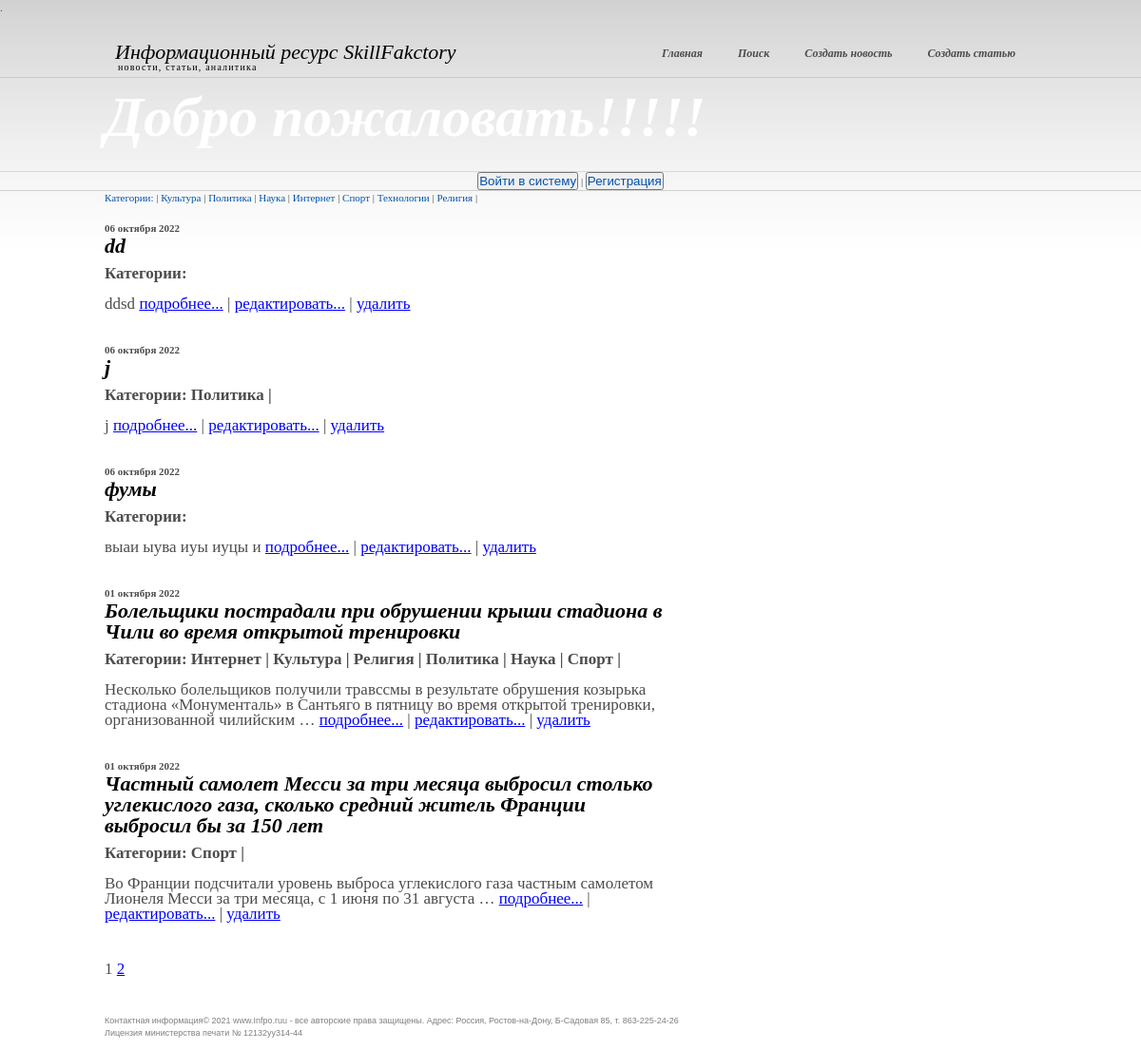
Before: /home/ with the older database file.
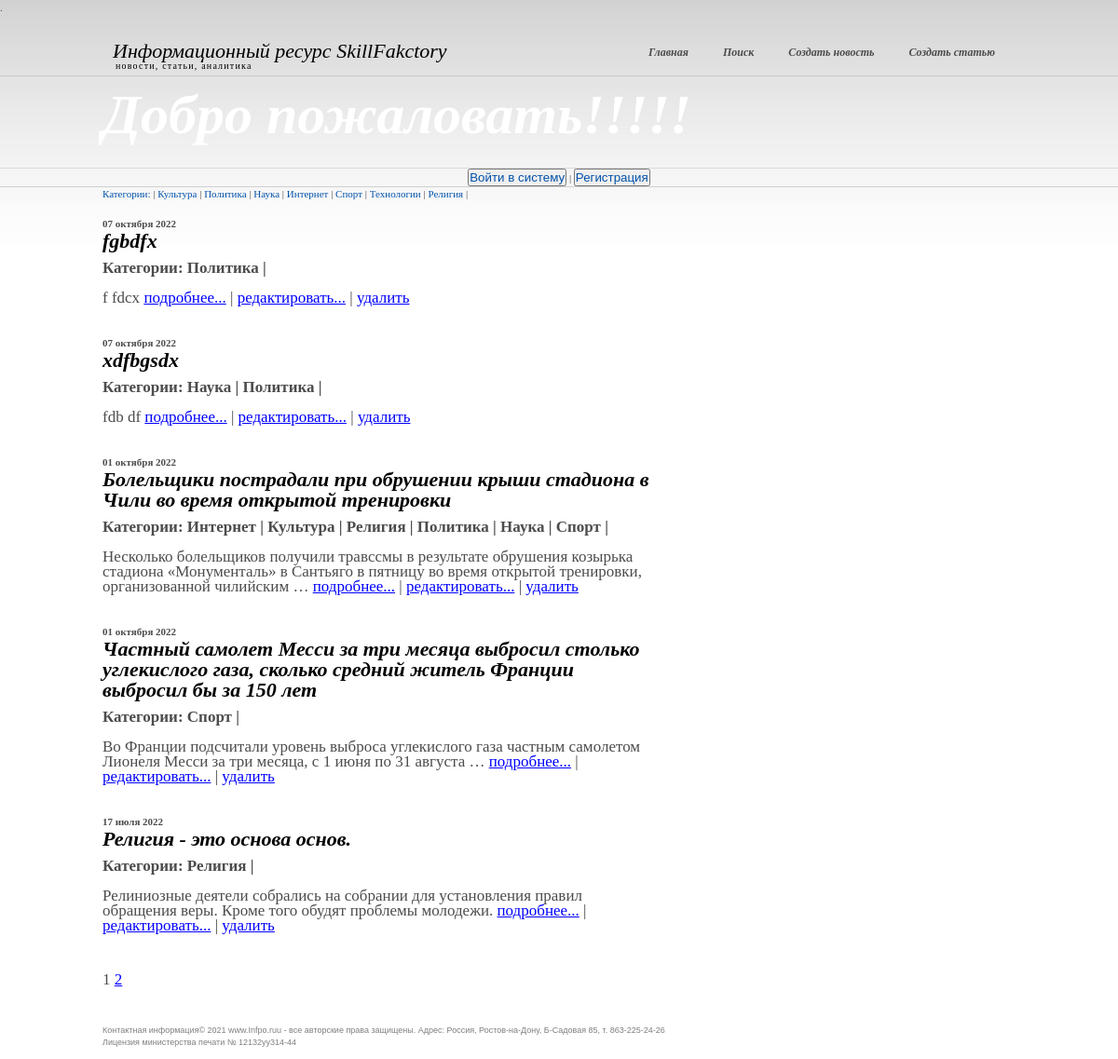
After: the same page with the newer database file.
### news/models.py (models this page shows, shortened)
class Category(models.Model):
    name = models.CharField(max_length=255, unique=True)
    subscribers = models.ManyToManyField(settings.AUTH_USER_MODEL, through='SubscribersUsers')  # manytomany relation to the table "User"

class Post(models.Model):
    head_article = models.CharField(max_length=255)  # post`s name
    text_post = models.TextField()  # text
    date = models.DateTimeField(auto_now_add = True)  # date of the post will be added
    type_post = models.CharField(max_length = 20, choices = POSITIONS, default = 'news')  # post`s type : news or article
    sum_rank = models.IntegerField(default = 0)
    id_author = models.ForeignKey('Author', on_delete = models.CASCADE)  # onetomany relation to the table "Author"
    category = models.ManyToManyField('Category', through = PostCategory)  # manytomany relation to the table "Category"

### news/views.py (the view)
class NewsList(ListView):
    model = Post
    ordering = '-date'
    template_name = 'home.html'
    context_object_name = 'news'
    paginate_by = 5
    def get_context_data(self, **kwargs):
        context = super().get_context_data(**kwargs)
        context = super().get_context_data(**kwargs)
        context['get_category'] = Category.objects.all()
        return context
    def get_queryset(self, **kwargs):
        is_private = self.request.GET.get('category', None)
        if is_private:
            queryset = Post.objects.filter(category=is_private).order_by('-date')
        else:
            queryset = super().get_queryset()
        return queryset

### news/templatetags/custom_filters.py (called while the page is built)
@register.filter()
def censor(value):
    if isinstance(value, str):
        a = ['хрен', 'редиска', 'тыква']
        for i in a:
            b = ' '+i[0]+'*' * (len(i)-1)+' '
            value = value.replace(i, b)
    return value

### templates/home.html (shortened to what this page needs)
{% extends 'flatpages/default.html' %}
{% load custom_filters %}
{% block search %}
    {% if request.user.username %}
        <p>Пользователь: {{request.user.username}}&nbsp|&nbsp<a href="/home/sign/logout/">Выйти</a>
        <button> <a href="sign/upgrade/">Стать автором</a> </button>
        </p>
    {% else %}
        <p><button> <a href="/home/accounts/login"> Войти в систему </a></button> | <button> <a href="/home/accounts/signup"> Регистрация </a></button></p>
    {% endif %}
{% endblock search %}
{% block content %}
    <div class="col">
       <div class="post">
           <a href="/home" title="разделы новостей">Категории:</a> |
           {% for c in get_category %}
                <a href="?category={{c.id}}"
                >{{ c.name }}</a> |
           {% endfor %}
            <br><br>
           {% for i in news %}
               <h4>{{ i.date|date:'d E Y' }}</h4>
               <h3>{{ i.head_article| censor }}</h3>
               <p>
               <b>Категории:
               {% for v in i.category.all %}
                   {{ v.name }} |
                    {% endfor %}</b>
               <br><br>
                {{ i.text_post|truncatewords:20| censor}}
                <a href="{{ i.id }}">подробнее...</a> |
                <a href="news/{{ i.id }}/update">редактировать...</a> |
                <a href="news/{{ i.id }}/delete">удалить</a>
                </p><br><br>
           {% endfor %}
            <p>
            {{ page_obj.number }}
            {% if page_obj.has_next %}
                <a href="?page={{ page_obj.next_page_number }}">{{ page_obj.next_page_number }}</a>
            {% endif %}
            </p>
      </div>
    </div>
{% endblock content %}

Changed rows visible on the page:
removed Post: date "06 октября 2022", head_article|censor "dd", text_post|censor "ddsd"
removed Post: date "06 октября 2022", head_article|censor "j", text_post|censor "j", Category (name "Политика")
removed Post: date "06 октября 2022", head_article|censor "фумы", text_post|censor "выаи ыува иуы иуцы и"
added Post: date "07 октября 2022", head_article|censor "fgbdfx", text_post|censor "f fdcx", Category (name "Политика")
added Post: date "07 октября 2022", head_article|censor "xdfbgsdx", text_post|censor "fdb df", Category (name "Наука"), Category (name "Политика")
now on this page (row unchanged): Post: date "17 июля 2022", head_article|censor "Религия - это основа основ.", text_post|censor "Релиниозные деятели собрались на собрании для установления правил обращения веры. Кроме того обудят проблемы молодежи.", Category (name "Религия")
